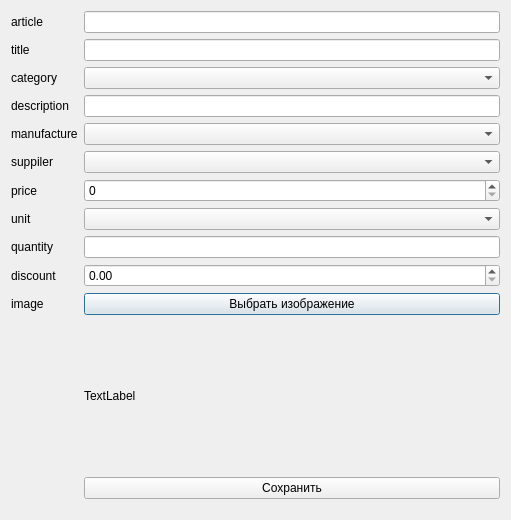
<?xml version="1.0" encoding="UTF-8"?>
<ui version="4.0">
 <class>ItemDialog</class>
 <widget class="QDialog" name="ItemDialog">
  <property name="geometry">
   <rect>
    <x>0</x>
    <y>0</y>
    <width>511</width>
    <height>520</height>
   </rect>
  </property>
  <property name="windowTitle">
   <string>Dialog</string>
  </property>
  <layout class="QHBoxLayout" name="horizontalLayout">
   <item>
    <layout class="QVBoxLayout" name="verticalLayout">
     <item>
      <layout class="QFormLayout" name="formLayout">
       <item row="0" column="0">
        <widget class="QLabel" name="articleLabel">
         <property name="text">
          <string>article</string>
         </property>
        </widget>
       </item>
       <item row="0" column="1">
        <widget class="QLineEdit" name="articleLineEdit"/>
       </item>
       <item row="1" column="0">
        <widget class="QLabel" name="titleLabel">
         <property name="text">
          <string>title</string>
         </property>
        </widget>
       </item>
       <item row="1" column="1">
        <widget class="QLineEdit" name="titleLineEdit"/>
       </item>
       <item row="2" column="0">
        <widget class="QLabel" name="categoryLabel">
         <property name="text">
          <string>category</string>
         </property>
        </widget>
       </item>
       <item row="2" column="1">
        <widget class="QComboBox" name="categoryComboBox"/>
       </item>
       <item row="3" column="0">
        <widget class="QLabel" name="descriptionLabel">
         <property name="text">
          <string>description</string>
         </property>
        </widget>
       </item>
       <item row="3" column="1">
        <widget class="QLineEdit" name="descriptionLineEdit"/>
       </item>
       <item row="4" column="0">
        <widget class="QLabel" name="manufactureLabel">
         <property name="text">
          <string>manufacture</string>
         </property>
        </widget>
       </item>
       <item row="4" column="1">
        <widget class="QComboBox" name="manufactureComboBox"/>
       </item>
       <item row="5" column="0">
        <widget class="QLabel" name="suppilerLabel">
         <property name="text">
          <string>suppiler</string>
         </property>
        </widget>
       </item>
       <item row="5" column="1">
        <widget class="QComboBox" name="suppilerComboBox"/>
       </item>
       <item row="6" column="0">
        <widget class="QLabel" name="priceLabel">
         <property name="text">
          <string>price</string>
         </property>
        </widget>
       </item>
       <item row="6" column="1">
        <widget class="QSpinBox" name="priceSpinBox"/>
       </item>
       <item row="7" column="0">
        <widget class="QLabel" name="unitLabel">
         <property name="text">
          <string>unit</string>
         </property>
        </widget>
       </item>
       <item row="7" column="1">
        <widget class="QComboBox" name="unitComboBox"/>
       </item>
       <item row="8" column="0">
        <widget class="QLabel" name="quantityLabel">
         <property name="text">
          <string>quantity</string>
         </property>
        </widget>
       </item>
       <item row="8" column="1">
        <widget class="QLineEdit" name="quantityLineEdit"/>
       </item>
       <item row="9" column="0">
        <widget class="QLabel" name="discountLabel">
         <property name="text">
          <string>discount</string>
         </property>
        </widget>
       </item>
       <item row="9" column="1">
        <widget class="QDoubleSpinBox" name="discountDoubleSpinBox"/>
       </item>
       <item row="10" column="0">
        <widget class="QLabel" name="imageLabel">
         <property name="text">
          <string>image</string>
         </property>
        </widget>
       </item>
       <item row="10" column="1">
        <widget class="QPushButton" name="pushButton_image">
         <property name="text">
          <string>Выбрать изображение</string>
         </property>
        </widget>
       </item>
       <item row="13" column="1">
        <spacer name="verticalSpacer">
         <property name="orientation">
          <enum>Qt::Orientation::Vertical</enum>
         </property>
         <property name="sizeHint" stdset="0">
          <size>
           <width>20</width>
           <height>40</height>
          </size>
         </property>
        </spacer>
       </item>
       <item row="11" column="1">
        <widget class="QLabel" name="label">
         <property name="minimumSize">
          <size>
           <width>150</width>
           <height>150</height>
          </size>
         </property>
         <property name="maximumSize">
          <size>
           <width>150</width>
           <height>150</height>
          </size>
         </property>
         <property name="text">
          <string>TextLabel</string>
         </property>
        </widget>
       </item>
       <item row="12" column="1">
        <widget class="QPushButton" name="pushButton_save">
         <property name="text">
          <string>Сохранить</string>
         </property>
        </widget>
       </item>
      </layout>
     </item>
    </layout>
   </item>
  </layout>
 </widget>
 <resources/>
 <connections/>
</ui>
